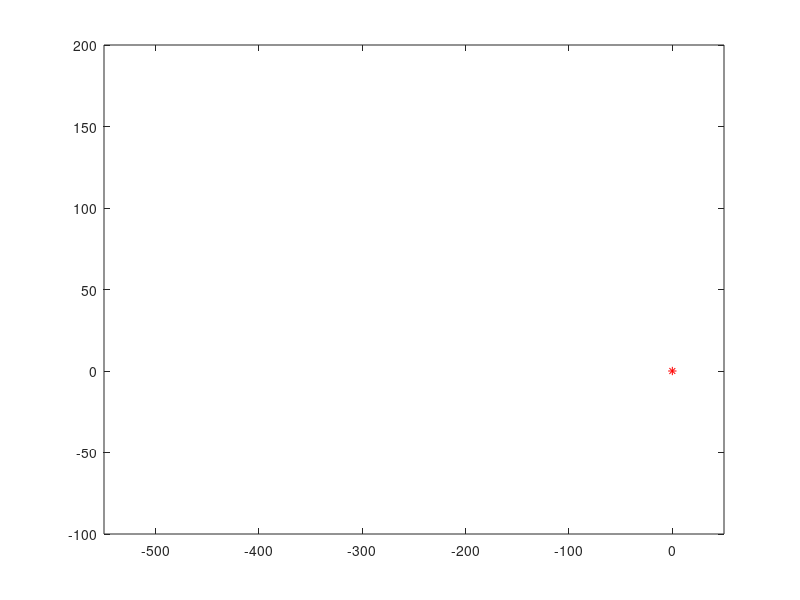

This figure's MATLAB source: (Note: this script raises an error after producing the figure.)
G = 1.0;
M = 10.0;
m = 0.01;
p0 = [10, 0];
v0 = [0, 0.75];

tmax = 1E3;
dt = 0.5;

N = tmax / dt;

%[p, v, t] = orbit_1body(G,M,m,p0,v0,dt,tmax);
%T = orbit_time(p(:,1),p(:,2),t)

iterations = 15;
plot(0,0,'r*');
drawnow();
hold on;
orbitTimes = zeros(iterations,1);
totalEnergy = zeros(iterations,1);
orbitVelocities = zeros(iterations,1);
axis([-550,50, -100,200])
for n=1:iterations+1
	addedVelocity = [0 0.05*(n-1)];
	orbitVelocities(n) = v0(2) + 0.05*(n-1);
	[p, v, t] = orbit_1body(G,M,m,p0,v0+addedVelocity,dt,tmax);

	plot(p(:,1), p(:,2));
	drawnow();

	addedVelocity(2) + v0(2)
	T = orbit_time(p(:,1),p(:,2),t)
	orbitTimes(n) = T;

	tmax = T * 10;

	totalEnergy(n) = m*(v0(2)+addedVelocity(2)).^2 / 2 + G* m*M / 10;
	%kineticEnergyVector(1) + potentialEnergyVector(1);

	fflush(stdout);
end
hold off;
print(gcf, '-dpng', 'uppg2_orbits.png')

[AX,H1,H2] = plotyy(orbitVelocities,orbitTimes,orbitVelocities,totalEnergy);
set(get(AX(1),'Ylabel'),'String', 'Time')
set(get(AX(2),'Ylabel'),'String', 'Energy')
xlabel('Velocity')
print(gcf, '-dpng', 'uppg2_energy.png')

% TODO: Estimate error with critical fraction
